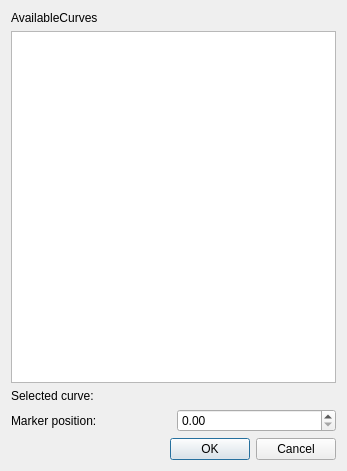
<?xml version="1.0" encoding="UTF-8"?>
<ui version="4.0">
 <class>WorksheetInfoElementDialog</class>
 <widget class="QDialog" name="WorksheetInfoElementDialog">
  <property name="geometry">
   <rect>
    <x>0</x>
    <y>0</y>
    <width>347</width>
    <height>471</height>
   </rect>
  </property>
  <property name="windowTitle">
   <string>Dialog</string>
  </property>
  <layout class="QVBoxLayout" name="verticalLayout_2">
   <item>
    <layout class="QVBoxLayout" name="verticalLayout">
     <item>
      <widget class="QLabel" name="label_2">
       <property name="text">
        <string>AvailableCurves</string>
       </property>
      </widget>
     </item>
     <item>
      <widget class="QListWidget" name="lst_useCurve"/>
     </item>
    </layout>
   </item>
   <item>
    <layout class="QHBoxLayout" name="horizontalLayout_2">
     <item>
      <widget class="QLabel" name="label_3">
       <property name="text">
        <string>Selected curve:</string>
       </property>
      </widget>
     </item>
     <item>
      <widget class="QLabel" name="l_selectedCurve">
       <property name="text">
        <string/>
       </property>
      </widget>
     </item>
    </layout>
   </item>
   <item>
    <layout class="QHBoxLayout" name="horizontalLayout">
     <item>
      <widget class="QLabel" name="label">
       <property name="text">
        <string>Marker position:</string>
       </property>
      </widget>
     </item>
     <item>
      <widget class="QDoubleSpinBox" name="sb_Pos"/>
     </item>
    </layout>
   </item>
   <item>
    <widget class="QDialogButtonBox" name="buttonBox">
     <property name="orientation">
      <enum>Qt::Horizontal</enum>
     </property>
     <property name="standardButtons">
      <set>QDialogButtonBox::Cancel|QDialogButtonBox::Ok</set>
     </property>
    </widget>
   </item>
  </layout>
 </widget>
 <resources/>
 <connections>
  <connection>
   <sender>buttonBox</sender>
   <signal>accepted()</signal>
   <receiver>WorksheetInfoElementDialog</receiver>
   <slot>accept()</slot>
   <hints>
    <hint type="sourcelabel">
     <x>248</x>
     <y>254</y>
    </hint>
    <hint type="destinationlabel">
     <x>157</x>
     <y>274</y>
    </hint>
   </hints>
  </connection>
  <connection>
   <sender>buttonBox</sender>
   <signal>rejected()</signal>
   <receiver>WorksheetInfoElementDialog</receiver>
   <slot>reject()</slot>
   <hints>
    <hint type="sourcelabel">
     <x>316</x>
     <y>260</y>
    </hint>
    <hint type="destinationlabel">
     <x>286</x>
     <y>274</y>
    </hint>
   </hints>
  </connection>
 </connections>
</ui>
